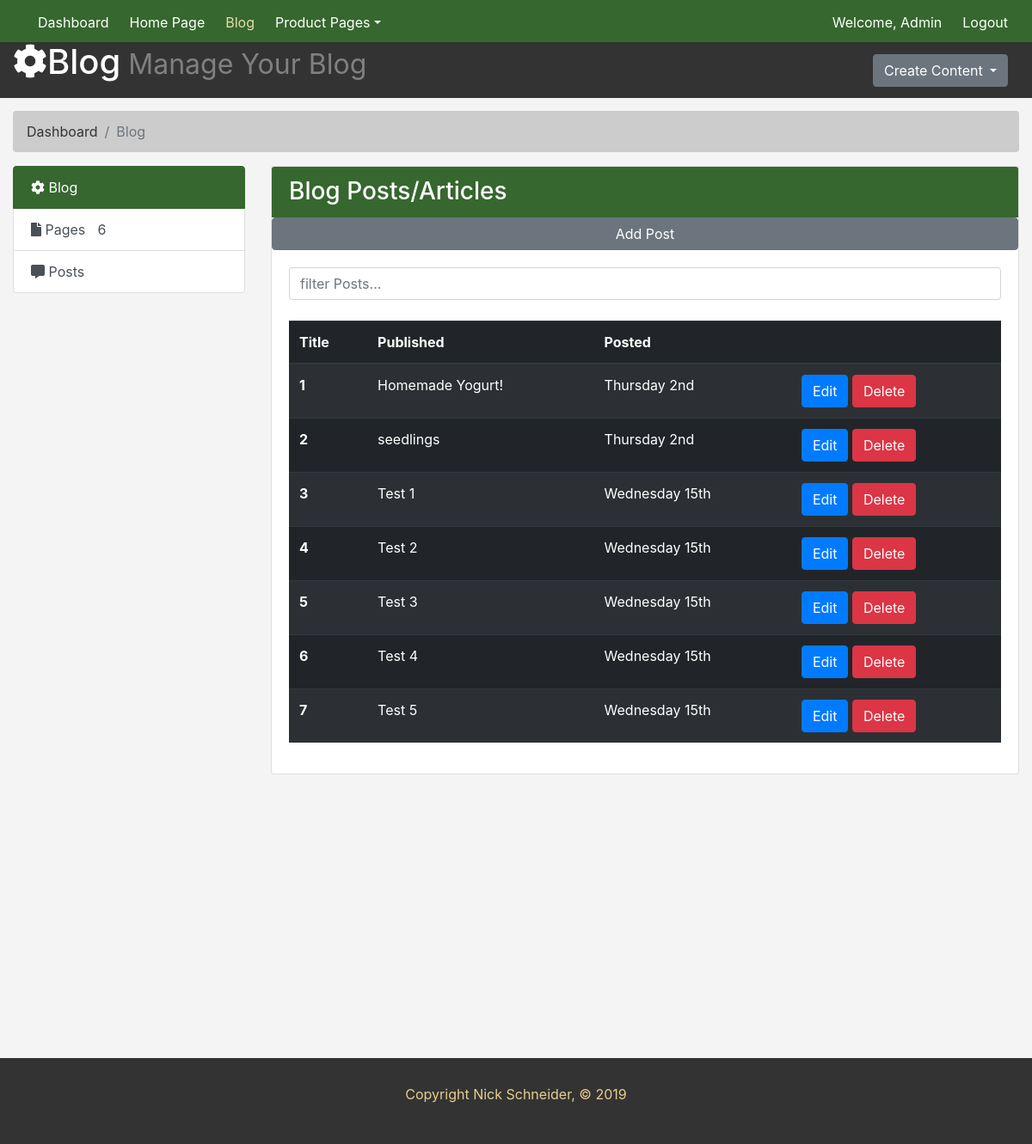
Page /admin/blog/blog.php on the committed database.
### tables this page shows
CREATE TABLE `articles` (
  `article_id` int(11) NOT NULL,
  `article_title` varchar(255) NOT NULL,
  `article_content` text NOT NULL,
  `article_timestamp` int(11) NOT NULL
);

### includes/article.php (called while the page is built, shortened)
<?php
class Article{
  public function fetch_all(){
    global $pdo;
    $query = $pdo->prepare("SELECT * FROM articles");
    $query->execute();
    return $query->fetchAll();
  }
}
 ?>

### admin/blog/blog.php (the view, shortened to what this page needs)
<?php
  include_once('../../includes/connection.php');
  include_once('../../includes/article.php');
  $article = new Article;
  $articles = $article->fetch_all();
?>
<!DOCTYPE html>
<html lang="en">
  <head>
    <link rel="stylesheet" href="https://use.fontawesome.com/releases/v5.8.1/css/all.css">
    <link rel="stylesheet" href="https://maxcdn.bootstrapcdn.com/bootstrap/4.0.0/css/bootstrap.min.css"
>
    <link rel="stylesheet" href="../styles.css">
  </head>
  <body>
    <nav class="navbar navbar-expand-md fixed-top">
      <div class="collapse navbar-collapse" id="navbarsExampleDefault">
        <ul class="navbar-nav mr-auto">
          <li class="nav-item">
            <a class="nav-link" href="../index.php">Dashboard <span class="sr-only">(current)</span></a>
          </li>
          <li class="nav-item">
            <a class="nav-link" href="../home/home.php">Home Page</a>
          </li>
          <li class="nav-item active">
            <a class="nav-link" href="blog.php">Blog</a>
          </li>
          <li class="nav-item dropdown">
            <a class="nav-link dropdown-toggle" href="http://example.com" id="dropdown01" data-toggle="dropdown" aria-haspopup="true" aria-expanded="false">Product Pages</a>
          </li>
        </ul>
        <ul class="nav navbar-nav navbar-right">
          <li class="nav-item"> <a class="nav-link" href="#">Welcome, Admin</a></li>
          <li class="nav-item"><a class="nav-link" href="../logout.php">Logout</a></li>
        </ul>
      </div>
    </nav>
    <header id="header">
      <div class="container-fluid">
        <div class="row">
          <div class="col-md-10">
            <h1><span><i class="fas fa-cog"></i></span>Blog<small> Manage Your Blog</small></h1>
          </div>
          <div class="col-md-2 create">
            <div class="dropdown">
              <button class="btn btn-secondary dropdown-toggle" type="button" id="dropdownMenuButton" data-toggle="dropdown" aria-haspopup="true" aria-expanded="false">
                Create Content
              </button>
            </div>
          </div>
        </div>
      </div>
    </header>
    <section id="breadcrumb">
      <div class="container-fluid">
        <ol class="breadcrumb">
          <li class="breadcrumb-item"><a href="index.php">Dashboard</a></li>
          <li class="breadcrumb-item active">Blog</li>
        </ol>
      </div>
    </section>
    <section id="main">
      <div class="container-fluid">
        <div class="row">
          <div class="col-md-3">
            <div class="list-group">
              <a href="#" class="list-group-item list-group-item-action active main-color-bg">
                <span><i class="fas fa-cog"></i></span> Blog
              </a>
              <a href="index.php" class="list-group-item list-group-item-action"><span><i class="fas fa-file"></i></span> Pages <span class="badge-pill">6</span></a>
              <a href="blog.php" class="list-group-item list-group-item-action"><span><i class="fas fa-comment-alt"></i></span> Posts <span class="badge-pill"></span></a>
            </div>
          </div>
          <div class="col-md-9">
            <div class="card">
              <h3 class="card-header main-color-bg">Blog Posts/Articles</h3>
              <a role="button" class="btn btn-secondary" name="Add Post" href="add.php">Add Post</a>
              <div class="card-body">
                <div class="row">
                  <div class="col-md-12">
                    <input class="form-control" type="text" name="article-search5" placeholder="filter Posts...">
                  </div>
                </div>
                <table class="table table-striped table-dark table-hover mt-4">
                  <thead>
                    <tr>
                      <th scope="col">Title</th>
                      <th scope="col">Published</th>
                      <th scope="col">Posted</th>
                      <th scope="col"></th>
                    </tr>
                  </thead>
                  <tbody>
                    <?php foreach($articles as $article){ ?>
                    <tr>
                      <th scope="row"><?php echo $article['article_id'];?></th>
                      <td><?php echo $article['article_title']; ?></td>
                      <td><?php echo date('l jS', $article['article_timestamp']); ?></td>
                      <td><a class="btn btn-primary" href="edit.html">Edit</a> <a class="btn btn-danger" href="#">Delete</a></td>
                    </tr>
                    <?php } ?>
                  </tbody>
                </table>
              </div>
            </div>
          </div>
        </div>
      </div>
    </section>
    <footer class="page-footer" id=footer>
      <p>Copyright Nick Schneider, &copy; 2019</p>
    </footer>
  </body>
</html>

### admin/styles.css (style rules this page uses)
html { scroll-behavior: smooth; }
body { background-color: #f4f4f4; color: black; }
.navbar { min-height: 33px !important; margin-bottom: 0; border-radius: 0; }
.navbar-nav > li > a, .navbar-brand { padding-top: 6px !important; padding-bottom: 0 !important; height: 33px; }
.navbar { background-color: #36672e; }
.navbar .navbar-nav .nav-link { color: #ffffff; border-radius: .25rem; margin: 0 0.25em; }
.navbar .navbar-nav .nav-item.active .nav-link, .navbar .navbar-nav .nav-item.active .nav-link:hover, .navbar .navbar-nav .nav-item.active .nav-link:focus, .navbar .navbar-nav .nav-item.show .nav-link, .navbar .navbar-nav .nav-item.show .nav-link:hover, .navbar .navbar-nav .nav-item.show .nav-link:focus { color: #e8ddaf; background-color: #36672e; }
.navbar .navbar-collapse, .navbar .navbar-form { border-color: #ffffff; }
.main-color-bg { background-color: #36672e !important; border-color: #36672e !important; color: #ffffff; }
#header { margin-top: 48px; background-color: #333333; padding-bottom: 10px; margin-bottom: 15px; color: white; }
#header .create { padding-top: 15px; }
small { color: grey; }
.breadcrumb { background-color: #cccccc; color: #333333; }
.breadcrumb a { color: #333333; }
#footer { background: #333333; color: white; text-align: center; padding: 30px; margin-top: 30px; }
footer, footer h6, footer i, footer p, footer a { color: #e8ce8d; text-align: center; }
footer { position: relative; top: 25vw; bottom: 0px; width: 100%; }

### rows in the picture
articles: article_id "1", article_title "Homemade Yogurt!", article_timestamp "Thursday 2nd"
articles: article_id "2", article_title "seedlings", article_timestamp "Thursday 2nd"
articles: article_id "3", article_title "Test 1", article_timestamp "Wednesday 15th"
articles: article_id "4", article_title "Test 2", article_timestamp "Wednesday 15th"
articles: article_id "5", article_title "Test 3", article_timestamp "Wednesday 15th"
articles: article_id "6", article_title "Test 4", article_timestamp "Wednesday 15th"
articles: article_id "7", article_title "Test 5", article_timestamp "Wednesday 15th"
